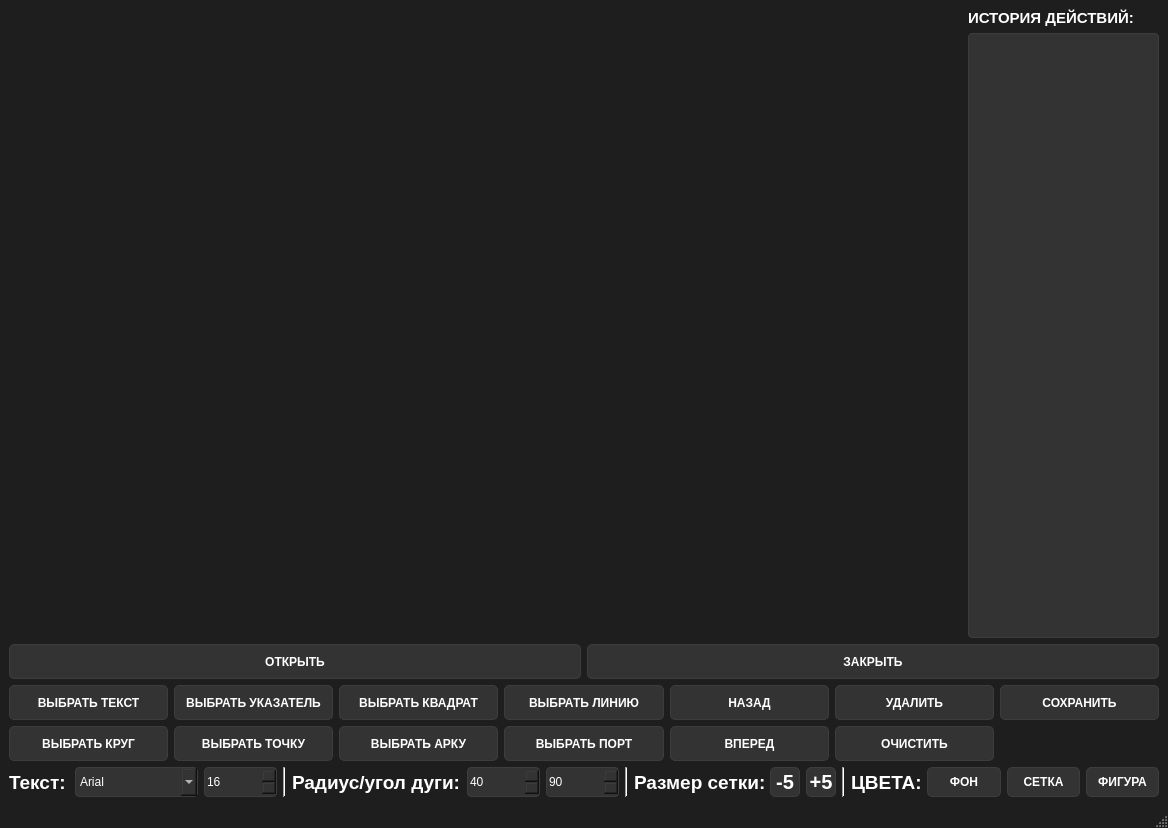
<?xml version="1.0" encoding="UTF-8"?>
<ui version="4.0">
 <class>MainWindow</class>
 <widget class="QMainWindow" name="MainWindow">
  <property name="geometry">
   <rect>
    <x>0</x>
    <y>0</y>
    <width>1168</width>
    <height>828</height>
   </rect>
  </property>
  <property name="windowTitle">
   <string>MainWindow</string>
  </property>
  <property name="styleSheet">
   <string notr="true">
QMainWindow {
    background-color: #1e1e1e;
}


QPushButton {
    background-color: #333333;
	border: 1px solid #3d3d3d; 
	color: #ffffff;
    border-radius: 5px;
    font-weight: bold;
}

QPushButton:pressed {
    background-color: #0080FF;
}

QFrame[frameShape=&quot;5&quot;] { 
    background-color: #333333;
}

QLabel {
    font-weight: 700;
	color: #ffffff; 
}

QSpinBox {
    border: 1px solid #3d3d3d;
    border-radius: 4px;
    background-color: #333333;
    color: #ffffff;
}

QComboBox {
    border: 1px solid #3d3d3d;
    border-radius: 4px;
    background-color: #333333;
	color: #ffffff
}

QComboBox QAbstractItemView {
    border: 1px solid #3d3d3d;
    border-radius: 4px;
    background-color: #333333;
	color: #ffffff
}

QListWidget {
    background-color: #333333;
    color: #ffffff; 
    border: 1px solid #3d3d3d; 
    border-radius: 4px;       
}

QScrollBar:vertical {
    background: #333333;  
	width: 10px;
}

QScrollBar::handle:vertical {
    background: #555555;
    border-radius: 4px;  
}</string>
  </property>
  <widget class="QWidget" name="centralwidget">
   <layout class="QVBoxLayout" name="verticalLayout_2" stretch="20,1,2,2">
    <item>
     <layout class="QHBoxLayout" name="horizontalLayout_4" stretch="5,1">
      <item>
       <widget class="QWidget" name="widget" native="true">
        <layout class="QHBoxLayout" name="horizontalLayout_2"/>
       </widget>
      </item>
      <item>
       <layout class="QVBoxLayout" name="verticalLayout">
        <item>
         <widget class="QLabel" name="label_5">
          <property name="font">
           <font>
            <pointsize>11</pointsize>
            <bold>true</bold>
           </font>
          </property>
          <property name="text">
           <string>ИСТОРИЯ ДЕЙСТВИЙ:</string>
          </property>
         </widget>
        </item>
        <item>
         <widget class="QListWidget" name="listWidget"/>
        </item>
       </layout>
      </item>
     </layout>
    </item>
    <item>
     <layout class="QHBoxLayout" name="horizontalLayout">
      <item>
       <widget class="QPushButton" name="pushButton">
        <property name="minimumSize">
         <size>
          <width>0</width>
          <height>35</height>
         </size>
        </property>
        <property name="text">
         <string>ОТКРЫТЬ</string>
        </property>
       </widget>
      </item>
      <item>
       <widget class="QPushButton" name="pushButton_2">
        <property name="minimumSize">
         <size>
          <width>0</width>
          <height>35</height>
         </size>
        </property>
        <property name="text">
         <string>ЗАКРЫТЬ</string>
        </property>
       </widget>
      </item>
     </layout>
    </item>
    <item>
     <layout class="QGridLayout" name="gridLayout">
      <item row="0" column="0">
       <widget class="QPushButton" name="pushButton_11">
        <property name="minimumSize">
         <size>
          <width>0</width>
          <height>35</height>
         </size>
        </property>
        <property name="text">
         <string>ВЫБРАТЬ ТЕКСТ</string>
        </property>
       </widget>
      </item>
      <item row="2" column="0">
       <widget class="QPushButton" name="pushButton_4">
        <property name="minimumSize">
         <size>
          <width>0</width>
          <height>35</height>
         </size>
        </property>
        <property name="text">
         <string>ВЫБРАТЬ КРУГ</string>
        </property>
       </widget>
      </item>
      <item row="0" column="1">
       <widget class="QPushButton" name="pushButton_17">
        <property name="minimumSize">
         <size>
          <width>0</width>
          <height>35</height>
         </size>
        </property>
        <property name="text">
         <string>ВЫБРАТЬ УКАЗАТЕЛЬ</string>
        </property>
       </widget>
      </item>
      <item row="2" column="2">
       <widget class="QPushButton" name="pushButton_8">
        <property name="minimumSize">
         <size>
          <width>0</width>
          <height>35</height>
         </size>
        </property>
        <property name="text">
         <string>ВЫБРАТЬ АРКУ</string>
        </property>
       </widget>
      </item>
      <item row="0" column="2">
       <widget class="QPushButton" name="pushButton_7">
        <property name="minimumSize">
         <size>
          <width>0</width>
          <height>35</height>
         </size>
        </property>
        <property name="text">
         <string>ВЫБРАТЬ КВАДРАТ</string>
        </property>
       </widget>
      </item>
      <item row="2" column="1">
       <widget class="QPushButton" name="pushButton_6">
        <property name="minimumSize">
         <size>
          <width>0</width>
          <height>35</height>
         </size>
        </property>
        <property name="text">
         <string>ВЫБРАТЬ ТОЧКУ</string>
        </property>
       </widget>
      </item>
      <item row="2" column="3">
       <widget class="QPushButton" name="pushButton_10">
        <property name="minimumSize">
         <size>
          <width>0</width>
          <height>35</height>
         </size>
        </property>
        <property name="text">
         <string>ВЫБРАТЬ ПОРТ</string>
        </property>
       </widget>
      </item>
      <item row="0" column="3">
       <widget class="QPushButton" name="pushButton_9">
        <property name="minimumSize">
         <size>
          <width>0</width>
          <height>35</height>
         </size>
        </property>
        <property name="text">
         <string>ВЫБРАТЬ ЛИНИЮ</string>
        </property>
       </widget>
      </item>
      <item row="2" column="4">
       <widget class="QPushButton" name="pushButton_14">
        <property name="minimumSize">
         <size>
          <width>0</width>
          <height>35</height>
         </size>
        </property>
        <property name="text">
         <string>ВПЕРЕД</string>
        </property>
       </widget>
      </item>
      <item row="0" column="4">
       <widget class="QPushButton" name="pushButton_13">
        <property name="minimumSize">
         <size>
          <width>0</width>
          <height>35</height>
         </size>
        </property>
        <property name="text">
         <string>НАЗАД</string>
        </property>
       </widget>
      </item>
      <item row="2" column="5">
       <widget class="QPushButton" name="pushButton_12">
        <property name="minimumSize">
         <size>
          <width>0</width>
          <height>35</height>
         </size>
        </property>
        <property name="text">
         <string>ОЧИСТИТЬ</string>
        </property>
       </widget>
      </item>
      <item row="0" column="5">
       <widget class="QPushButton" name="pushButton_15">
        <property name="minimumSize">
         <size>
          <width>0</width>
          <height>35</height>
         </size>
        </property>
        <property name="text">
         <string>УДАЛИТЬ</string>
        </property>
       </widget>
      </item>
      <item row="0" column="7">
       <widget class="QPushButton" name="pushButton_16">
        <property name="minimumSize">
         <size>
          <width>0</width>
          <height>35</height>
         </size>
        </property>
        <property name="text">
         <string>СОХРАНИТЬ</string>
        </property>
       </widget>
      </item>
     </layout>
    </item>
    <item>
     <layout class="QHBoxLayout" name="horizontalLayout_3">
      <item>
       <widget class="QLabel" name="label">
        <property name="maximumSize">
         <size>
          <width>60</width>
          <height>16777215</height>
         </size>
        </property>
        <property name="font">
         <font>
          <pointsize>14</pointsize>
          <bold>true</bold>
         </font>
        </property>
        <property name="text">
         <string>Текст:</string>
        </property>
       </widget>
      </item>
      <item>
       <widget class="QComboBox" name="comboBox">
        <property name="minimumSize">
         <size>
          <width>0</width>
          <height>30</height>
         </size>
        </property>
        <item>
         <property name="text">
          <string>Arial</string>
         </property>
        </item>
        <item>
         <property name="text">
          <string>Times New Roman</string>
         </property>
        </item>
        <item>
         <property name="text">
          <string>Courier New</string>
         </property>
        </item>
       </widget>
      </item>
      <item>
       <widget class="QSpinBox" name="spinBox">
        <property name="minimumSize">
         <size>
          <width>0</width>
          <height>30</height>
         </size>
        </property>
        <property name="minimum">
         <number>8</number>
        </property>
        <property name="maximum">
         <number>72</number>
        </property>
        <property name="value">
         <number>16</number>
        </property>
       </widget>
      </item>
      <item>
       <widget class="Line" name="line">
        <property name="styleSheet">
         <string notr="true"/>
        </property>
        <property name="orientation">
         <enum>Qt::Orientation::Vertical</enum>
        </property>
       </widget>
      </item>
      <item>
       <widget class="QLabel" name="label_2">
        <property name="minimumSize">
         <size>
          <width>0</width>
          <height>0</height>
         </size>
        </property>
        <property name="font">
         <font>
          <pointsize>14</pointsize>
          <bold>true</bold>
         </font>
        </property>
        <property name="text">
         <string>Радиус/угол дуги:</string>
        </property>
       </widget>
      </item>
      <item>
       <widget class="QSpinBox" name="spinBox_2">
        <property name="minimumSize">
         <size>
          <width>0</width>
          <height>30</height>
         </size>
        </property>
        <property name="minimum">
         <number>5</number>
        </property>
        <property name="maximum">
         <number>300</number>
        </property>
        <property name="value">
         <number>40</number>
        </property>
       </widget>
      </item>
      <item>
       <widget class="QSpinBox" name="spinBox_3">
        <property name="minimumSize">
         <size>
          <width>0</width>
          <height>30</height>
         </size>
        </property>
        <property name="minimum">
         <number>1</number>
        </property>
        <property name="maximum">
         <number>360</number>
        </property>
        <property name="value">
         <number>90</number>
        </property>
       </widget>
      </item>
      <item>
       <widget class="Line" name="line_2">
        <property name="orientation">
         <enum>Qt::Orientation::Vertical</enum>
        </property>
       </widget>
      </item>
      <item>
       <widget class="QLabel" name="label_3">
        <property name="maximumSize">
         <size>
          <width>130</width>
          <height>16777215</height>
         </size>
        </property>
        <property name="font">
         <font>
          <pointsize>14</pointsize>
          <bold>true</bold>
         </font>
        </property>
        <property name="text">
         <string>Размер сетки:</string>
        </property>
       </widget>
      </item>
      <item>
       <widget class="QPushButton" name="pushButton_18">
        <property name="minimumSize">
         <size>
          <width>0</width>
          <height>30</height>
         </size>
        </property>
        <property name="maximumSize">
         <size>
          <width>30</width>
          <height>16777215</height>
         </size>
        </property>
        <property name="font">
         <font>
          <pointsize>15</pointsize>
          <bold>true</bold>
         </font>
        </property>
        <property name="text">
         <string>-5</string>
        </property>
       </widget>
      </item>
      <item>
       <widget class="QPushButton" name="pushButton_19">
        <property name="minimumSize">
         <size>
          <width>0</width>
          <height>30</height>
         </size>
        </property>
        <property name="maximumSize">
         <size>
          <width>30</width>
          <height>16777215</height>
         </size>
        </property>
        <property name="font">
         <font>
          <pointsize>15</pointsize>
          <bold>true</bold>
         </font>
        </property>
        <property name="text">
         <string>+5</string>
        </property>
       </widget>
      </item>
      <item>
       <widget class="Line" name="line_3">
        <property name="orientation">
         <enum>Qt::Orientation::Vertical</enum>
        </property>
       </widget>
      </item>
      <item>
       <widget class="QLabel" name="label_4">
        <property name="maximumSize">
         <size>
          <width>70</width>
          <height>16777215</height>
         </size>
        </property>
        <property name="font">
         <font>
          <pointsize>14</pointsize>
          <bold>true</bold>
         </font>
        </property>
        <property name="text">
         <string>ЦВЕТА:</string>
        </property>
       </widget>
      </item>
      <item>
       <widget class="QPushButton" name="pushButton_20">
        <property name="minimumSize">
         <size>
          <width>0</width>
          <height>30</height>
         </size>
        </property>
        <property name="text">
         <string>ФОН</string>
        </property>
       </widget>
      </item>
      <item>
       <widget class="QPushButton" name="pushButton_21">
        <property name="minimumSize">
         <size>
          <width>0</width>
          <height>30</height>
         </size>
        </property>
        <property name="text">
         <string>СЕТКА</string>
        </property>
       </widget>
      </item>
      <item>
       <widget class="QPushButton" name="pushButton_22">
        <property name="minimumSize">
         <size>
          <width>0</width>
          <height>30</height>
         </size>
        </property>
        <property name="text">
         <string>ФИГУРА</string>
        </property>
       </widget>
      </item>
     </layout>
    </item>
   </layout>
  </widget>
  <widget class="QMenuBar" name="menubar">
   <property name="geometry">
    <rect>
     <x>0</x>
     <y>0</y>
     <width>1168</width>
     <height>21</height>
    </rect>
   </property>
  </widget>
  <widget class="QStatusBar" name="statusbar"/>
 </widget>
 <resources/>
 <connections/>
</ui>
